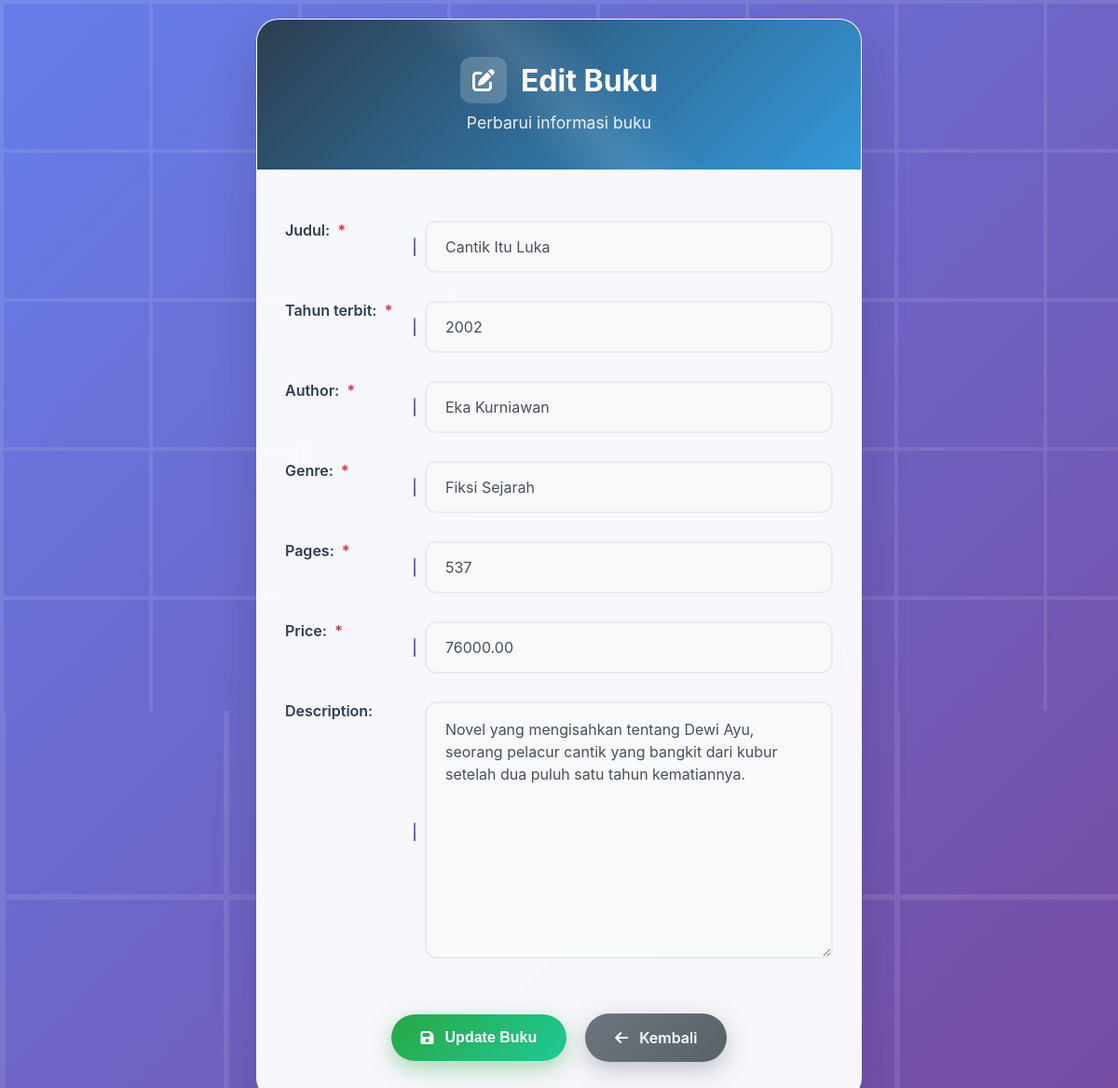
Screenshot of /update/6/ with the database file from the repository.
### book/models.py (models this page shows, shortened)
class Book(models.Model):
    judul = models.CharField(max_length=200)
    tahun_terbit = models.IntegerField()
    author = models.CharField(max_length=100)
    genre = models.CharField(max_length=50)
    pages = models.PositiveIntegerField()
    price = models.DecimalField(max_digits=10, decimal_places=2)
    description = models.TextField(blank=True)

### book/views.py (the view)
# urls.py: path('update/<int:pk>/', views.product_update, name='product_update'),
def product_update(request, pk):
    product = get_object_or_404(Book, pk=pk)
    if request.method == 'POST':
        form = ProductForm(request.POST, instance=product)
        if form.is_valid():
            form.save()
            messages.success(request, 'Produk berhasil diperbarui!')
            return redirect('product_list')
    else:
        form = ProductForm(instance=product)
    return render(request, 'product_form.html', {'form': form})

### book/forms.py
class ProductForm(forms.ModelForm):
    class Meta:
        model = Book
        fields = ['judul', 'tahun_terbit', 'author', 'genre', 'pages', 'price', 'description']

### book/templates/product_form.html (shortened to what this page needs)
{% load static %}
<!DOCTYPE html>
<html lang="id">
<head>
    <link href="https://cdnjs.cloudflare.com/ajax/libs/font-awesome/6.4.0/css/all.min.css" rel="stylesheet">
    <link rel="stylesheet" href="{% static 'css/style.css' %}">
</head>
<body>
    <div class="form-container">
        <div class="form-header">
            <h1>
                <div class="icon">
                    <i class="fas {{ form.instance.id|yesno:'fa-edit,fa-plus' }}"></i>
                </div>
                <span>{{ form.instance.id|yesno:"Edit Buku,Tambah Buku Baru" }}</span>
            </h1>
            <p>{{ form.instance.id|yesno:"Perbarui informasi buku,Lengkapi informasi buku dengan detail yang akurat" }}</p>
        </div>
        <div class="form-body">
            <form method="post" id="bookForm">
                <table class="form-table">
                    {% for field in form %}
                        <tr class="form-row">
                            <th>
                                {{ field.label_tag }}
                                {% if field.field.required %}
                                    <span class="required-indicator">*</span>
                                {% endif %}
                            </th>
                            <td>
                                {{ field }}
                            </td>
                        </tr>
                    {% endfor %}
                </table>
                <div class="form-actions">
                    <button type="submit" class="btn btn-primary" id="submitBtn">
                        <i class="fas fa-save"></i>
                        <span>{{ form.instance.id|yesno:"Update Buku,Simpan Buku" }}</span>
                    </button>
                    <a href="{% url 'product_list' %}" class="btn btn-secondary">
                        <i class="fas fa-arrow-left"></i>
                        <span>Kembali</span>
                    </a>
                </div>
            </form>
        </div>
    </div>
</body>
</html>

### book/templates/product_form.html (style rules this page uses)
* { margin: 0; padding: 0; box-sizing: border-box; }
body { font-family: 'Inter', 'Segoe UI', Tahoma, Geneva, Verdana, sans-serif; background: linear-gradient(135deg, #667eea 0%, #764ba2 100%); min-height: 100vh; padding: 20px; display: flex; align-items: center; justify-content: center; position: relative; }
body::before { content: ''; position: fixed; top: 0; left: 0; right: 0; bottom: 0; pointer-events: none; z-index: 0; }
.form-container { max-width: 650px; width: 100%; background: rgba(255, 255, 255, 0.95); border-radius: 24px; box-shadow: 0 25px 50px rgba(0, 0, 0, 0.15); overflow: hidden; backdrop-filter: blur(20px); border: 1px solid rgba(255, 255, 255, 0.2); position: relative; z-index: 1; animation: slideUp 0.8s cubic-bezier(0.4, 0, 0.2, 1); }
.form-header { background: linear-gradient(135deg, #2c3e50 0%, #3498db 100%); color: white; padding: 40px 30px; text-align: center; position: relative; overflow: hidden; }
.form-header::before { content: ''; position: absolute; top: 0; left: 0; right: 0; bottom: 0; background: linear-gradient(45deg, transparent 40%, rgba(255,255,255,0.1) 50%, transparent 60%); animation: shimmer 3s infinite; }
.form-header h1 { font-size: 2rem; font-weight: 700; margin-bottom: 10px; position: relative; z-index: 1; display: flex; align-items: center; justify-content: center; gap: 15px; }
.form-header .icon { width: 50px; height: 50px; background: rgba(255, 255, 255, 0.2); border-radius: 12px; display: flex; align-items: center; justify-content: center; font-size: 1.5rem; backdrop-filter: blur(10px); }
.form-header p { font-size: 1.1rem; opacity: 0.9; position: relative; z-index: 1; }
.form-body { padding: 40px 30px; }
.form-table { width: 100%; border-collapse: separate; border-spacing: 0; }
.form-table th { text-align: left; padding: 15px 20px 15px 0; font-weight: 600; color: #2c3e50; font-size: 1rem; vertical-align: top; position: relative; width: 150px; }
.form-table th::after { content: ''; position: absolute; right: 10px; top: 50%; transform: translateY(-50%); width: 2px; height: 20px; background: linear-gradient(to bottom, #667eea, #764ba2); border-radius: 1px; }
.form-table td { padding: 15px 0; position: relative; }
.form-table input, .form-table textarea, .form-table select { width: 100%; padding: 16px 20px; border: 2px solid #e9ecef; border-radius: 12px; font-size: 1rem; transition: all 0.3s cubic-bezier(0.4, 0, 0.2, 1); background: #f8f9fa; color: #495057; font-family: inherit; }
.form-table textarea { resize: vertical; min-height: 120px; font-family: inherit; line-height: 1.5; }
.form-table input[type="number"] { -moz-appearance: textfield; }
.form-actions { display: flex; gap: 20px; margin-top: 40px; justify-content: center; align-items: center; }
.btn { padding: 16px 32px; border: none; border-radius: 50px; font-size: 1rem; font-weight: 600; text-decoration: none; display: inline-flex; align-items: center; gap: 12px; cursor: pointer; transition: all 0.3s cubic-bezier(0.4, 0, 0.2, 1); text-align: center; min-width: 150px; justify-content: center; position: relative; overflow: hidden; }
.btn::before { content: ''; position: absolute; top: 0; left: -100%; width: 100%; height: 100%; background: linear-gradient(90deg, transparent, rgba(255,255,255,0.3), transparent); transition: left 0.5s; }
.btn-primary { background: linear-gradient(135deg, #28a745, #20c997); color: white; box-shadow: 0 8px 25px rgba(40, 167, 69, 0.4); }
.btn-secondary { background: linear-gradient(135deg, #6c757d, #5a6268); color: white; box-shadow: 0 8px 25px rgba(108, 117, 125, 0.4); }
.required-indicator { color: #dc3545; font-weight: bold; margin-left: 4px; }
.form-row { border-bottom: 1px solid rgba(0,0,0,0.05); transition: background-color 0.3s ease; }
.form-row:last-child { border-bottom: none; }

### rows the page displays
Book: instance.id "Edit Buku", instance.id "Perbarui informasi buku", form "Cantik Itu Luka" "2002" "Eka Kurniawan" "Fiksi Sejarah" "537" "76000.00" "Novel yang mengisahkan tentang Dewi Ayu, seorang pelacur cantik yang bangkit dari kubur setelah dua puluh satu tahun kematiannya.", instance.id "Update Buku"

### other values shown
{{ field.label_tag }} "Judul:" "Tahun terbit:" "Author:" "Genre:" "Pages:" "Price:" "Description:"
